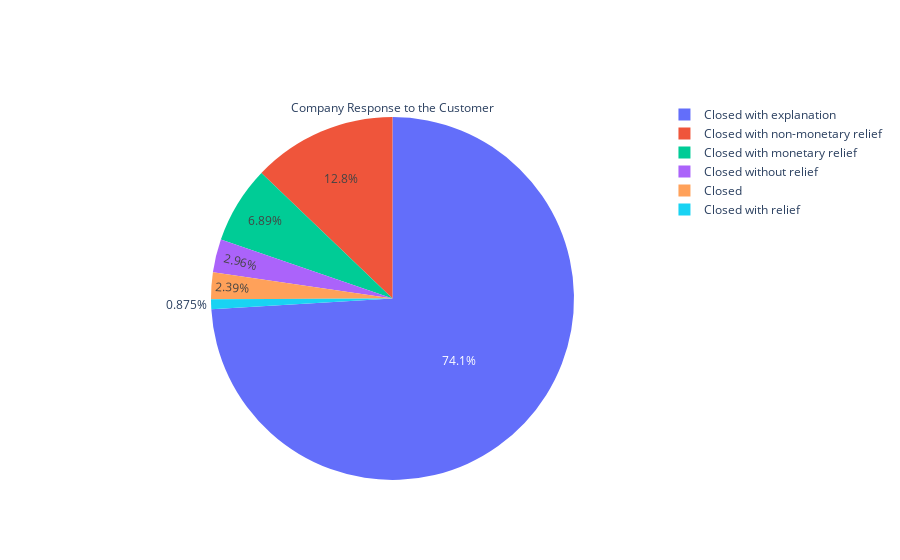

The code cell stored with this chart in its notebook:
### Code cell
grouped = cc_train.groupby(['Company Response To Consumer']).size()
pie_chart = go.Pie(labels=grouped.index,values=grouped,
                  title='Company Response to the Customer')
iplot([pie_chart])

### Figure 1 — Plotly figure (JSON) as saved in the notebook; plotly's stock layout.template omitted (floating-point values rounded to 4 significant figures)
{"data": [{"labels": ["Closed", "Closed with explanation", "Closed with monetary relief", "Closed with non-monetary relief", "Closed with relief", "Closed without relief"], "title": {"text": "Company Response to the Customer"}, "type": "pie", "values": [8568, 265700, 24715, 46085, 3138, 10604]}], "layout": {}}
